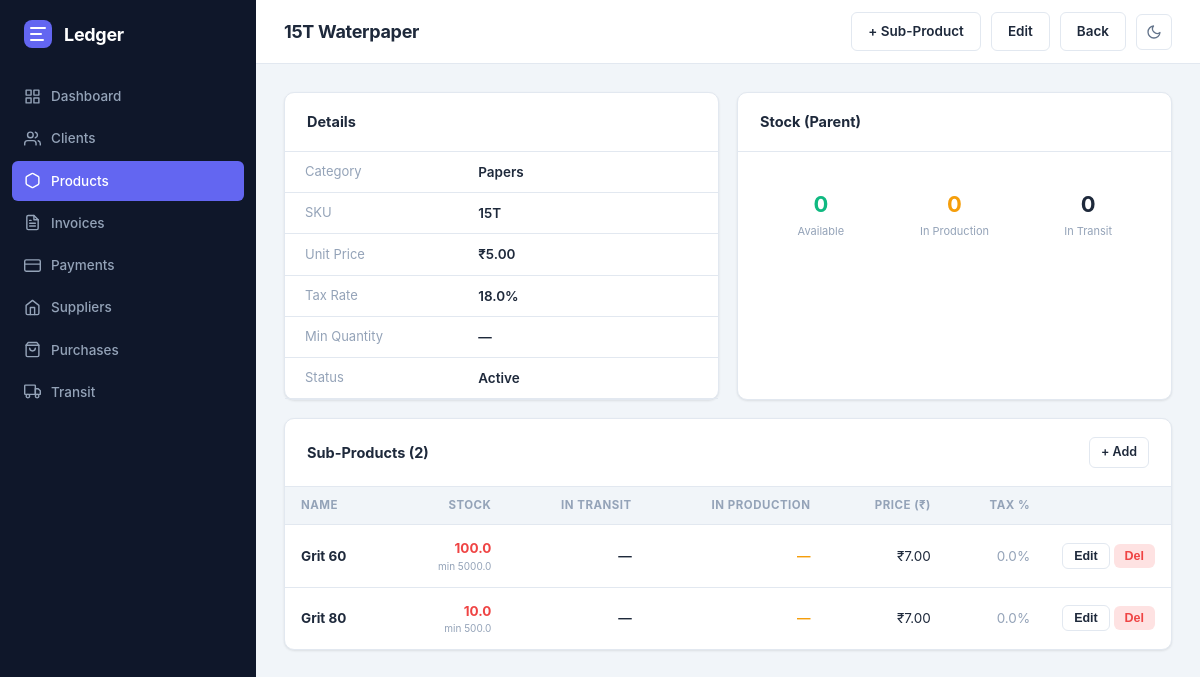
/products/1, run on the app's committed database.
### tables this page shows
CREATE TABLE products (
            id              INTEGER PRIMARY KEY AUTOINCREMENT,
            name            TEXT NOT NULL,
            sku             TEXT,
            description     TEXT,
            unit_price      REAL NOT NULL DEFAULT 0,
            tax_rate        REAL DEFAULT 0,
            category        TEXT,
            track_inventory INTEGER DEFAULT 0,
            stock_qty       INTEGER DEFAULT 0,
            is_active       INTEGER DEFAULT 1,
            created_at      TIMESTAMP DEFAULT CURRENT_TIMESTAMP
        , category_id INTEGER, min_quantity REAL DEFAULT 0, production_qty REAL DEFAULT 0, in_transit_qty REAL DEFAULT 0);

CREATE TABLE categories (
            id          INTEGER PRIMARY KEY AUTOINCREMENT,
            name        TEXT NOT NULL,
            description TEXT,
            created_at  TIMESTAMP DEFAULT CURRENT_TIMESTAMP
        );

CREATE TABLE sub_products (
            id               INTEGER PRIMARY KEY AUTOINCREMENT,
            product_id       INTEGER NOT NULL,
            name             TEXT NOT NULL,
            sku              TEXT,
            description      TEXT,
            use_parent_price INTEGER DEFAULT 0,
            unit_price       REAL DEFAULT 0,
            tax_rate         REAL DEFAULT 0,
            track_inventory  INTEGER DEFAULT 1,
            stock_qty        REAL DEFAULT 0,
            min_quantity     REAL DEFAULT 0,
            production_qty   REAL DEFAULT 0,
            in_transit_qty   REAL DEFAULT 0,
            is_active        INTEGER DEFAULT 1,
            created_at       TIMESTAMP DEFAULT CURRENT_TIMESTAMP,
            FOREIGN KEY (product_id) REFERENCES products(id) ON DELETE CASCADE
        );

### app/routes/products.py (the view)
@bp.route("/<int:product_id>")
def product_detail(product_id):
    product = product_service.get_product(product_id)
    if not product:
        flash("Product not found.", "error")
        return redirect(url_for("products.list_products"))
    subs = product_service.get_sub_products(product_id)
    movements = product_service.get_stock_movements(product_id=product_id, limit=30)
    return render_template("products/detail.html", product=product, subs=subs, movements=movements)

### app/__init__.py (called while the page is built, shortened)
def _format_inr(value):
    try:
        num = float(value or 0)
    except (TypeError, ValueError):
        num = 0.0
    negative = num < 0
    integer_part, decimal_part = f"{abs(num):.2f}".split(".")
    if len(integer_part) <= 3:
        formatted = integer_part
    result = f"₹{formatted}.{decimal_part}"
    return f"-{result}" if negative else result

### app/database.py (called while the page is built)
def get_db(app=None):
    from flask import current_app
    _app = app or current_app
    if "db" not in g:
        g.db = sqlite3.connect(_app.config["DATABASE"])
        g.db.row_factory = sqlite3.Row
        g.db.execute("PRAGMA foreign_keys = ON")
    return g.db

### app/services/product_service.py (called while the page is built)
def get_product(product_id):
    return get_db().execute(
        """SELECT p.*, c.name AS category_name
           FROM products p LEFT JOIN categories c ON p.category_id=c.id
           WHERE p.id=?""",
        (product_id,),
    ).fetchone()

def get_sub_products(product_id):
    return get_db().execute(
        "SELECT * FROM sub_products WHERE product_id=? ORDER BY name",
        (product_id,),
    ).fetchall()

def get_stock_movements(product_id=None, sub_id=None, limit=50):
    db = get_db()
    if sub_id:
        return db.execute(
            "SELECT * FROM stock_movements WHERE sub_product_id=? ORDER BY created_at DESC LIMIT ?",
            (sub_id, limit),
        ).fetchall()
    return db.execute(
        "SELECT * FROM stock_movements WHERE product_id=? ORDER BY created_at DESC LIMIT ?",
        (product_id, limit),
    ).fetchall()

### app/templates/products/detail.html (shortened to what this page needs)
{% extends "base.html" %}
{% block page_title %}{{ product.name }}{% endblock %}
{% block topbar_actions %}
  <a href="{{ url_for('products.new_sub_product', product_id=product.id) }}" class="btn btn-secondary">+ Sub-Product</a>
  <a href="{{ url_for('products.edit_product', product_id=product.id) }}" class="btn btn-secondary">Edit</a>
  <a href="{{ url_for('products.list_products') }}" class="btn btn-secondary">Back</a>
{% endblock %}
{% block content %}
<div style="display:grid;grid-template-columns:1fr 1fr;gap:18px;margin-bottom:18px">
  <div class="card">
    <div class="card-header"><span class="card-title">Details</span></div>
    <div class="card-body" style="padding:0">
      <table style="width:100%;border-collapse:collapse">
        {% macro row(label, value) %}
        <tr>
          <td style="padding:10px 20px;color:var(--text-muted);font-size:13px;width:40%;border-bottom:1px solid var(--border)">{{ label }}</td>
          <td style="padding:10px 20px;font-weight:600;border-bottom:1px solid var(--border)">{{ value }}</td>
        </tr>
        {% endmacro %}
        {{ row('Category', product.category_name or '—') }}
        {{ row('SKU', product.sku or '—') }}
        {{ row('Unit Price', product.unit_price|inr) }}
        {{ row('Tax Rate', product.tax_rate ~ '%') }}
        {{ row('Min Quantity', product.min_quantity if product.min_quantity else '—') }}
        {{ row('Status', 'Active' if product.is_active else 'Inactive') }}
      </table>
    </div>
  </div>
  <div class="card">
    <div class="card-header"><span class="card-title">Stock (Parent)</span></div>
    <div class="card-body">
      <div style="display:grid;grid-template-columns:1fr 1fr 1fr;gap:12px">
        <div style="text-align:center;padding:14px;background:var(--bg-alt);border-radius:var(--radius-sm)">
          <div style="font-size:22px;font-weight:700;color:{% if product.min_quantity > 0 and product.stock_qty < product.min_quantity %}var(--danger){% else %}var(--success){% endif %}">
            {{ product.stock_qty }}
          </div>
          <div style="font-size:11px;color:var(--text-muted);margin-top:2px">Available</div>
        </div>
        <div style="text-align:center;padding:14px;background:var(--bg-alt);border-radius:var(--radius-sm)">
          <div style="font-size:22px;font-weight:700;color:var(--warning)">{{ product.production_qty or 0 }}</div>
          <div style="font-size:11px;color:var(--text-muted);margin-top:2px">In Production</div>
        </div>
        <div style="text-align:center;padding:14px;background:var(--bg-alt);border-radius:var(--radius-sm)">
          <div style="font-size:22px;font-weight:700;color:var(--primary)">{{ product.in_transit_qty or 0 }}</div>
          <div style="font-size:11px;color:var(--text-muted);margin-top:2px">In Transit</div>
        </div>
      </div>
    </div>
  </div>
</div>
{% if subs %}
<div class="card" style="margin-bottom:18px">
  <div class="card-header">
    <span class="card-title">Sub-Products ({{ subs|length }})</span>
    <a href="{{ url_for('products.new_sub_product', product_id=product.id) }}" class="btn btn-secondary btn-sm">+ Add</a>
  </div>
  <div class="table-wrap">
    <table id="subsTable">
      <thead>
        <tr>
          <th>Name</th>
          <th style="text-align:right">Stock</th>
          <th style="text-align:right">In Transit</th>
          <th style="text-align:right">In Production</th>
          <th style="text-align:right">Price (₹)</th>
          <th style="text-align:right">Tax %</th>
          <th style="text-align:center;width:120px"></th>
        </tr>
      </thead>
      <tbody>
        {% for s in subs %}
        {% set min_qty = s.min_quantity or product.min_quantity or 0 %}
        {% set stock_color =
          'var(--danger)'   if min_qty > 0 and s.stock_qty < min_qty else
          'var(--warning)'  if min_qty > 0 and s.stock_qty <= (min_qty * 1.2) else
          'var(--success)'
        %}
        <tr id="sub-row-{{ s.id }}" data-sub-id="{{ s.id }}" data-product-id="{{ product.id }}">
          <td class="view-cell fw-700">{{ s.name }}</td>
          <td class="view-cell" style="text-align:right">
            <span style="font-weight:700;color:{{ stock_color }}">{{ s.stock_qty }}</span>
            {% if min_qty > 0 %}<div style="font-size:10px;color:var(--text-muted)">min {{ min_qty }}</div>{% endif %}
          </td>
          <td class="view-cell" style="text-align:right;color:var(--primary);font-weight:600">{{ s.in_transit_qty or '—' }}</td>
          <td class="view-cell" style="text-align:right;color:var(--warning);font-weight:600">{{ s.production_qty or '—' }}</td>
          <td class="view-cell" style="text-align:right">
            {% if s.use_parent_price %}<span class="muted">↑ parent</span>
            {% else %}{{ s.unit_price|inr }}{% endif %}
          </td>
          <td class="view-cell" style="text-align:right;color:var(--text-muted)">{{ s.tax_rate }}%</td>
          <td style="text-align:center;white-space:nowrap">
            <span class="view-actions">
              <button class="btn btn-secondary btn-sm" onclick="startEdit({{ s.id }})">Edit</button>
              <form method="post" action="{{ url_for('products.delete_sub_product', product_id=product.id, sub_id=s.id) }}"
                    style="display:inline" onsubmit="return confirm('Delete {{ s.name }}?')">
                <button class="btn btn-danger btn-sm">Del</button>
              </form>
            </span>
          </td>
        </tr>
        {% endfor %}
      </tbody>
    </table>
  </div>
</div>
{% endif %}
{% endblock %}

### app/static/css/main.css (style rules this page uses)
*, *::before, *::after { box-sizing: border-box; margin: 0; padding: 0; }
:root { --bg: #F1F5F9; --surface: #FFFFFF; --sidebar-bg: #0F172A; --sidebar-text:#94A3B8; --sidebar-hover:#1E293B; --accent: #6366F1; --accent-hover:#4F46E5; --accent-light:#EEF2FF; --success: #10B981; --success-light:#D1FAE5; --warning: #F59E0B; --warning-light:#FEF3C7; --danger: #EF4444; --danger-light:#FEE2E2; --info: #3B82F6; --info-light: #DBEAFE; --text-primary:#1E293B; --text-secondary:#64748B; --text-muted: #94A3B8; --border: #E2E8F0; --border-focus:#6366F1; --radius: 10px; --radius-sm: 6px; --radius-lg: 14px; --shadow-sm: 0 1px 3px rgba(0,0,0,.06), 0 1px 2px rgba(0,0,0,.04); --shadow: 0 4px 6px -1px rgba(0,0,0,.07), 0 2px 4px -1px rgba(0,0,0,.04); --shadow-md: 0 10px 15px -3px rgba(0,0,0,.08), 0 4px 6px -2px rgba(0,0,0,.04); --sidebar-w: 256px; --topbar-h: 64px; --font: -apple-system, BlinkMacSystemFont, 'Segoe UI', Roboto, 'Helvetica Neue', Arial, sans-serif; }
html, body { height: 100%; }
body { font-family: var(--font); background: var(--bg); color: var(--text-primary); display: flex; font-size: 14px; line-height: 1.5; }
.btn { display: inline-flex; align-items: center; gap: 7px; padding: 8px 16px; border-radius: var(--radius-sm); font-size: 13.5px; font-weight: 600; cursor: pointer; border: none; text-decoration: none; transition: background .15s, box-shadow .15s, transform .1s; white-space: nowrap; }
.btn-secondary { background: var(--surface); color: var(--text-primary); border: 1px solid var(--border); }
.btn-danger { background: var(--danger-light); color: var(--danger); }
.btn-sm { padding: 5px 11px; font-size: 12.5px; }
.card { background: var(--surface); border: 1px solid var(--border); border-radius: var(--radius); box-shadow: var(--shadow-sm); }
.card-header { display: flex; align-items: center; justify-content: space-between; padding: 18px 22px; border-bottom: 1px solid var(--border); }
.card-title { font-size: 14.5px; font-weight: 700; color: var(--text-primary); }
.card-body { padding: 22px; }
.table-wrap { overflow-x: auto; }
table { width: 100%; border-collapse: collapse; }
thead th { padding: 10px 16px; text-align: left; font-size: 11.5px; font-weight: 700; text-transform: uppercase; letter-spacing: .5px; color: var(--text-muted); border-bottom: 1px solid var(--border); background: var(--bg); }
tbody tr { transition: background .1s; }
tbody td { padding: 13px 16px; font-size: 13.5px; color: var(--text-primary); border-bottom: 1px solid var(--border); vertical-align: middle; }
tbody tr:last-child td { border-bottom: none; }
.fw-700 { font-weight: 700; }

### data on the page
products: name "15T Waterpaper", sku "15T", stock_qty "0", production_qty "0", in_transit_qty "0"
categories: name "Papers"
sub_products: name "Grit 60", stock_qty "100.0", min_quantity "5000.0", in_transit_qty "—", production_qty "—", unit_price|inr "₹7.00", tax_rate "0.0"
sub_products: name "Grit 80", stock_qty "10.0", min_quantity "500.0", in_transit_qty "—", production_qty "—", unit_price|inr "₹7.00", tax_rate "0.0"

### other printed values
{{ label }} "Category SKU Unit Price Tax Rate Min Quantity Status"
{{ value }} "₹5.00 18.0% — Active"
{{ subs|length }} "2"
